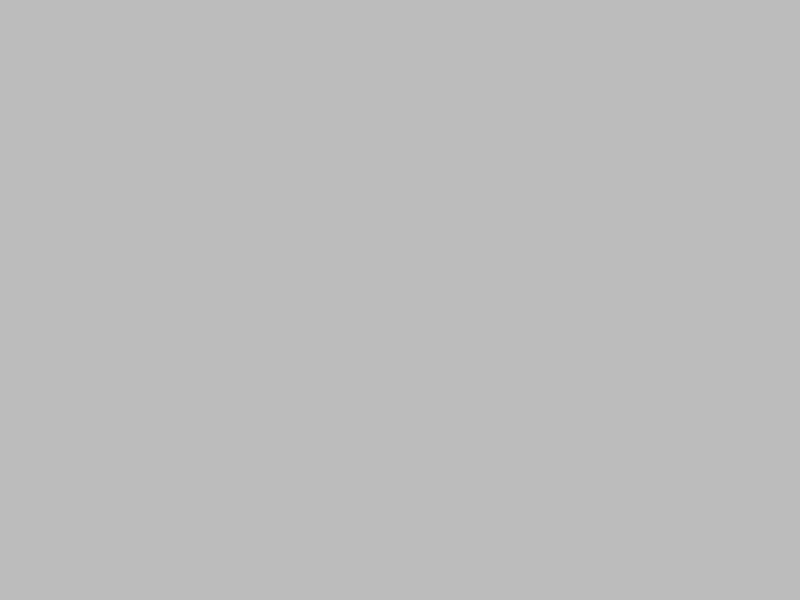
Frame 1 (no input)
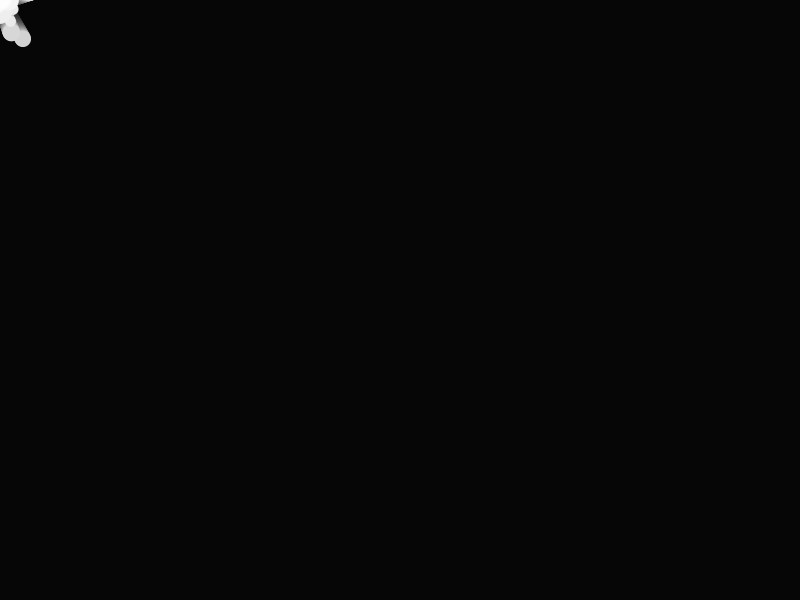
Frame 60 (the mouse pressed at the canvas centre just before this capture)
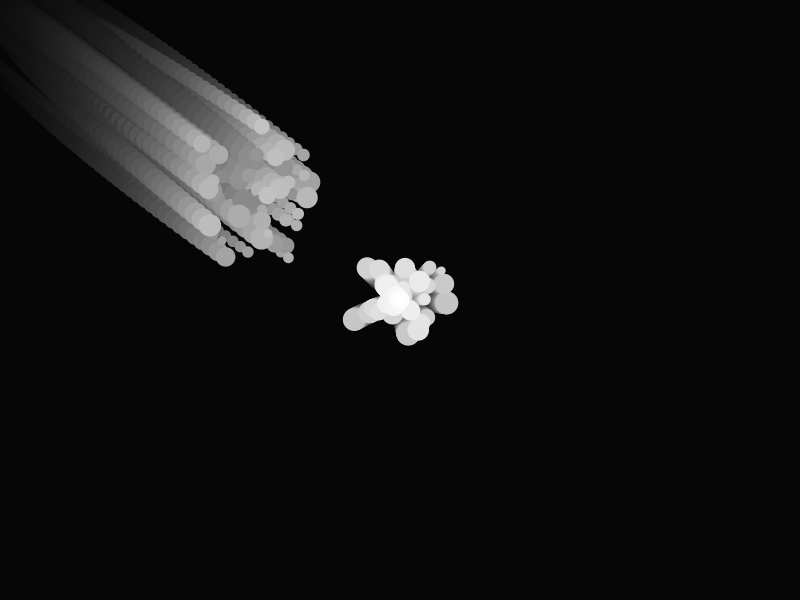
Frame 120 (the mouse held since frame 60 and released just before this capture)

The Processing sketch that drew these frames (run headless with seeded random() and noise(); from frame 60 on, the mouse is pressed at the canvas centre):

// Processing sketch: particles
// ── particles.pde
/* OpenProcessing Tweak of *@*http://www.openprocessing.org/sketch/82997*@* */
/* !do not delete the line above, required for linking your tweak if you upload again */
ParticleManager pManager;
int timer=0;
int interval=10;

void setup(){
  size(800,600);
  pManager = new ParticleManager();
}

void draw(){

  backgrounding();
  
  pManager.updater(mouseX,mouseY);
  pManager.display();
  
  if(millis()-timer>interval){
    pManager.add(mouseX,mouseY);
    timer=millis();
    interval = int(random(10,20));
  }
  
}

void backgrounding(){
  pushStyle();
  fill(0,20);
  noStroke();
  rect(0,0,width,height);
  popStyle();
}
class Particle{

  PVector position;
  PVector velocity;
  PVector acceleration;
  PVector gravity;
  float size;
  int fillIn;
  int followTime;
  PVector attractor;
  
  Particle(int xPos, int yPos){
    size = random(8,24);
    position = new PVector(xPos,yPos);
    velocity = new PVector(0,0);
    gravity = new PVector(0,0.002);
    acceleration = new PVector(random(-0.20,0.20),random(-0.20,0.20));
    fillIn = int(random(255,255));
    attractor = new PVector(0,0);
    followTime = millis();
  }
  
  void update(int followX, int followY){
    if(millis()-followTime<2000 && millis()-followTime>100){
      attractor.set(followX,followY,0);
      attractor.sub(position);
      attractor.div(5);
      acceleration.add(attractor);
      acceleration.div(500);
    }else{
    
    }
    acceleration.add(gravity);    
    velocity.add(acceleration);
    position.add(velocity);
    fillIn--;
  }
  
  void draw(){
    pushStyle();
    fill(fillIn);
    noStroke();
    //stroke(240);
    ellipse(position.x,position.y,size,size);
    popStyle();
  }
  
  boolean finished(){
    if(position.y>height){
      return true;
    }else{
      return false;
    }
  }

}
class ParticleManager{

  ArrayList<Particle> pList = new ArrayList<Particle>();
  
  ParticleManager(){
  
  }
  
  void add(int xPos, int yPos){
    pList.add(new Particle(xPos,yPos));  
  }
  
  void display(){
    for(int i=0; i<pList.size(); i++){
      Particle p =  (Particle) pList.get(i);
      p.draw();
    }
  }
  
  void updater(int attractorX, int attractorY){
    for(int i=0; i<pList.size(); i++){
      Particle p =  (Particle) pList.get(i);
      p.update(attractorX, attractorY);
      if(p.finished()==true){
        pList.remove(i);
      }
    } 
  }

}
